Frame 1 (no input): blank canvas, image omitted
Frame 60 (the mouse pressed at the canvas centre just before this capture): blank canvas, image omitted
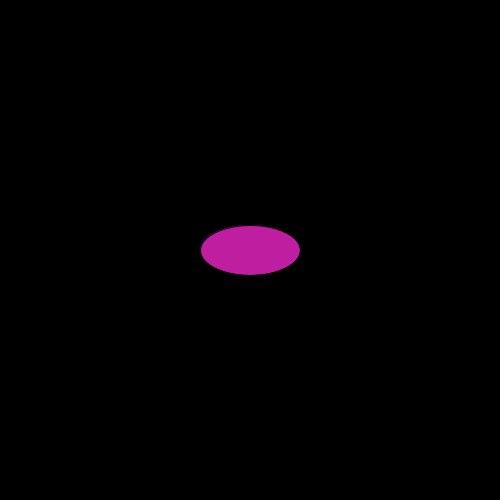
Frame 120 (the mouse held since frame 60 and released just before this capture)

The Processing sketch whose frames 1 and 60 were blank and that drew this single picture after the mouse press (run headless with seeded random() and noise(); from frame 60 on, the mouse is pressed at the canvas centre):

// Processing sketch: elipse_en_mouse_random
// ── elipse_en_mouse_random.pde
float posX;
float posY;
float s;
float m;

void setup() {
  size(500, 500);
  posX = 100;
  posY = 40;
  //frameRate(1200);
  s = 20;
  m = 20;
}

void draw() {
  background(0);
  if (mousePressed) {
    fill(random(255), random(255), random(255));
    s = 100;
    m = 50;
  } else {
    s=20;
    m=20;
    fill(0, 255, 0);
  }

  ellipse(mouseX, mouseY, s, m);//dibuja elipse
}
